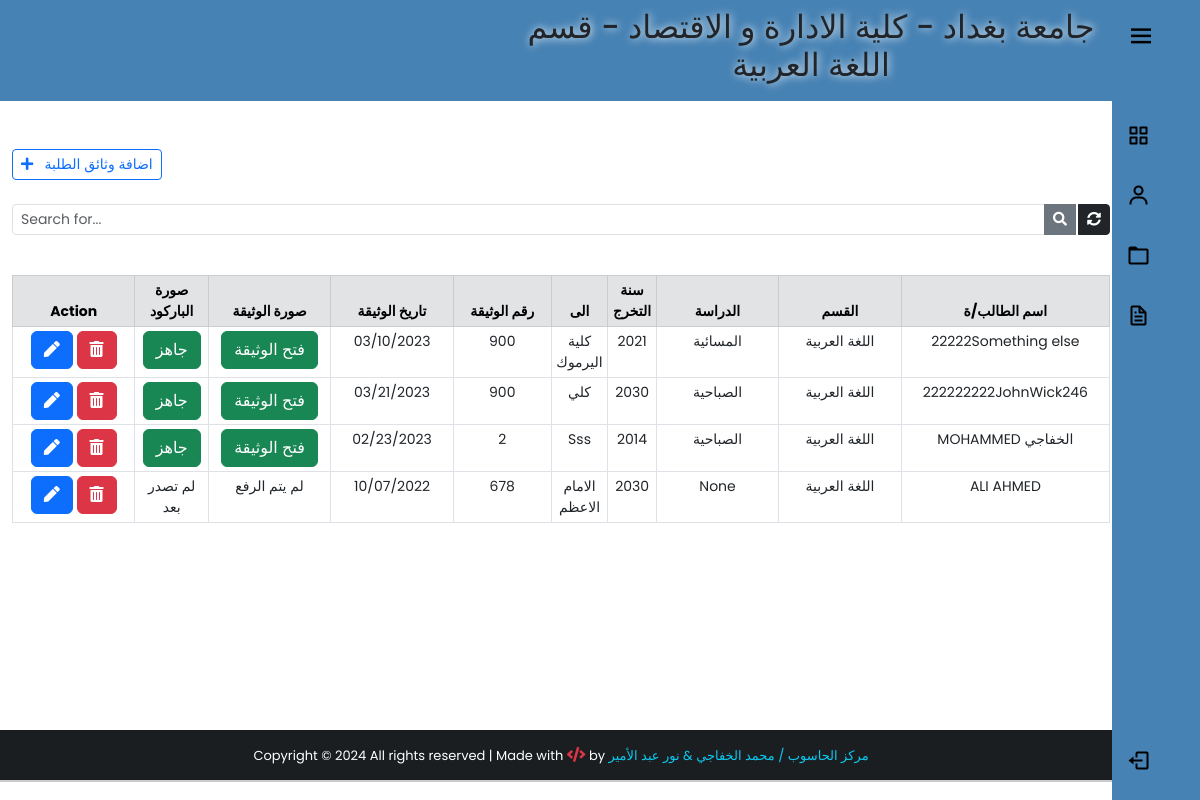
The page /backend/ (signed in) on the database as committed earlier.
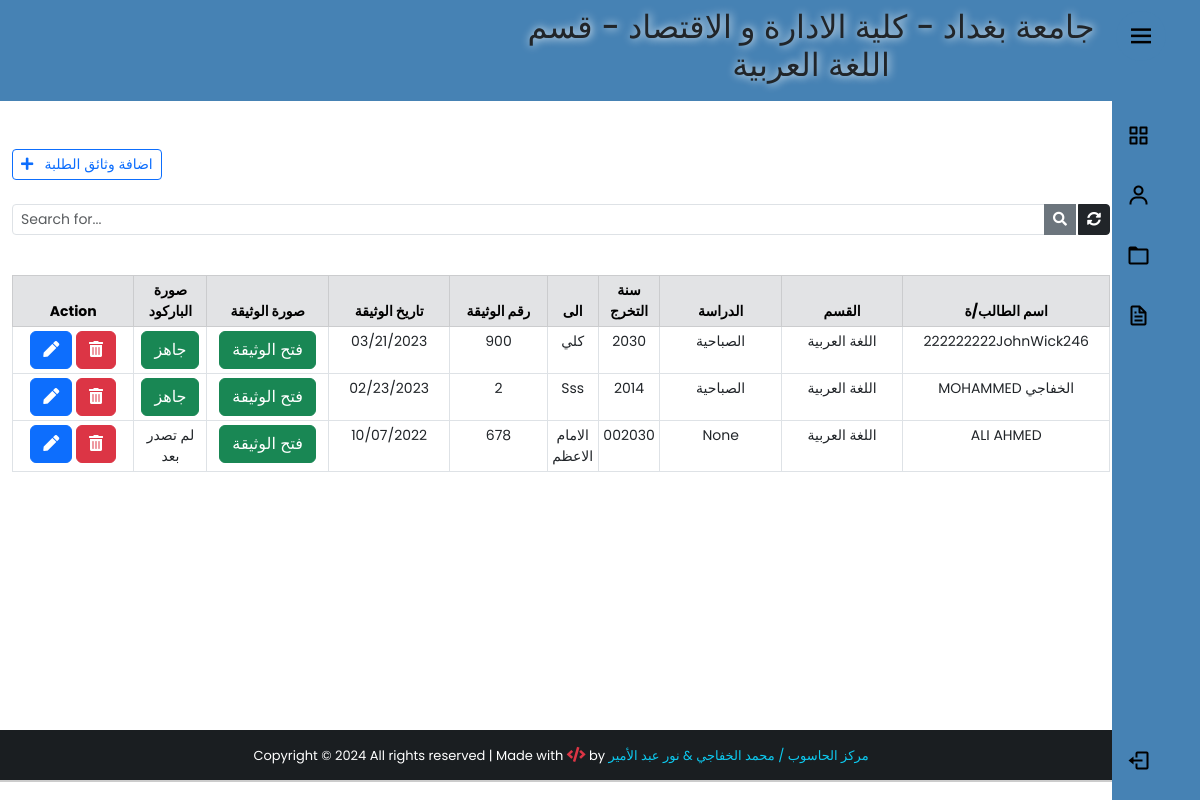
The same page on the database as committed later.
### app/models.py (models this page shows, shortened)
class UserProfile(models.Model):
    user = models.OneToOneField(User,on_delete=models.PROTECT,verbose_name="اسم المستخدم")
    Dname = models.ForeignKey(Department,on_delete=models.PROTECT,verbose_name="القسم")
    Cname = models.ForeignKey(City,on_delete=models.PROTECT,verbose_name="المحافظة")
    class Meta:
        verbose_name_plural = "بروفايل المستخدمين"

class Department(models.Model):
    Dname = models.CharField(max_length=100,verbose_name="القسم")
    def __str__(self):
        return self.Dname
    class Meta:
        verbose_name_plural = "الاقسام العلمية"

class StudentDocument(models.Model):
    study_list = (
        ("الصباحية", "الصباحية"),
        ("المسائية", "المسائية"),
    )
    user = models.CharField(max_length=100,verbose_name="اسم المستخدم")
    name = models.CharField(max_length=100,verbose_name="اسم الطالب/ة" )
    Dname = models.CharField(max_length=100,verbose_name="القسم")
    study = models.CharField(max_length=20,verbose_name="الدراسة", choices=study_list,null=True,blank=True)
    Cname = models.CharField(max_length=100,verbose_name="المحافظة")
    graduate_year = models.CharField(max_length=100,verbose_name="سنة التخرج")
    to = models.CharField(max_length=250 , verbose_name="الجهة المصدر اليها")
    Dnumber = models.CharField(max_length=20,verbose_name="رقم الوثيقة")
    Ddate = models.DateField(verbose_name="تاريخ الوثيقة",blank=True,null=True)
    note = models.TextField(blank=True,null=True)
    img_doc = models.FileField(upload_to='stdDoc/%y/',null=True,blank=True,verbose_name="صورة الوثيقة")
    img_qr = models.FileField(upload_to='stdDoc/%y/',null=True,blank=True,verbose_name="صورة الباركود")
    check_post = models.BooleanField(null=True,default=False)
    created_at = models.DateTimeField(auto_now_add=True)
    class Meta:
        verbose_name_plural = "جدول وثائق الطلبة"

### app/views.py (the view)
# urls.py: path('backend/', views.backend,name='backend'),
@cache_control(no_cache=True , must_revalidate=True,no_store=True)
@login_required(login_url='login')
def backend(request):
    if 'q' in request.GET:
        q = request.GET['q']
        user = request.user.userprofile
        all_student_list = StudentDocument.objects.filter(
            Q(name__icontains=q) | Q(graduate_year=q) | Q(
                to=q) | Q(Dnumber=q)
        ).order_by('-created_at')
        all_student_list=all_student_list.filter(Dname=user.Dname,Cname=user.Cname,user=user.user)
    else:
        user = request.user.userprofile
        all_student_list = StudentDocument.objects.all().filter(user=user.user,Dname=user.Dname,Cname=user.Cname).order_by('-created_at')
    paginator = Paginator(all_student_list, 10)
    page = request.GET.get('page')
    all_students = paginator.get_page(page)
    context = {
        'studentDoc': all_students,
        'user': user,
    }
    return render(request, 'backend.html', context)

### app/models.py (called while the page is built)
    def __str__(self):
        return self.Cname

### app/templates/backend.html (shortened to what this page needs)
{% extends 'base2.html' %}
{% block content %}
<div class="container" style="padding-top:0px;">
     <br><br>
     <div class="d-flex justify-content-between">
          <a href="{% url 'add_studentDoc' %}" class="btn btn-outline-primary btn-sm"> <i class="fas fa-plus"></i>&nbsp;&nbsp; اضافة وثائق الطلبة</a>
     </div>
     <form action="">
          <div class="input-group input-group-sm mb-3 mt-4">
               <input type="text" name="q" class="form-control" placeholder="Search for..." value="{{ request.GET.q }}">
               <button class="btn btn-secondary"><i class="fas fa-search"></i></button>
               <a href="{% url 'backend' %}" class="btn btn-dark" style="margin-left:2px;"><i class="fas fa-sync-alt"></i></a>
          </div>
     </form>
     <center>
          <table class="table table-bordered table-sm mt-4" style="text-align: center; font-size: 14px;">
               <thead class="table-secondary">
                  <div class="row">
                    <tr>
                         <th class="col-lg-2 col-sm-1" style="width:10%;" colspan="1">Action</th>
                          <th class="col-lg-2 col-sm-1" style="width:5%;">صورة الباركود</th>
                           <th class="col-lg-2 col-sm-1" style="width:10%;">صورة الوثيقة </th>
                         <th class="col-lg-2 col-sm-1" style="width:10%;">تاريخ الوثيقة</th>
                         <th class="col-lg-2 col-sm-1" style="width:8%;">رقم الوثيقة</th>
                         <th class="col-lg-2 col-sm-1" style="width:1%;">الى</th>
                         <th class="col-lg-2 col-sm-1" style="width:1%;">سنة التخرج</th>
                         <th class="col-lg-2 col-sm-1" style="width:10%;">الدراسة</th>
                         <th class="col-lg-2 col-sm-1" style="width:10%;">القسم</th>
                         <th class="col-lg-2 col-sm-1" style="width:17%;">اسم الطالب/ة</th>
                    </tr>
                    </div>
                    </thead>
               {% for std in studentDoc %}
                <tr>
                    <td id="responsive-border" >
                              <a href="/studentDoc/{{std.id}}" class="btn btn-primary " title="Edit patient">
                                   <i class="fas fa-pen"></i>
                              </a>
                         <a class="btn btn-secondary btn-danger"  title="Remove state" data-bs-toggle="modal" data-bs-target="#deleteModal{{std.pk}}">
                              <i class="fas fa-trash-alt"></i>
                    </a>
                   </td>
                         {% if std.img_qr %}
                      <td id="responsive-border">
                         <a href="{{std.img_qr.url}}" class="btn btn-success"  target="_blank" title="show img">
                              جاهز
                         </a>
                      </td>
                         {% else %}
                    <td id="responsive-border" data-label="تاريخ الوثيقة" >لم تصدر بعد</td>
                         {% endif %}
                     {% if std.img_doc %}
                   <td id="responsive-border">
                         <a href="{{std.img_doc.url}}" class="btn btn-success"  target="_blank" title="show img">
                              فتح الوثيقة
                         </a>
                      </td>
                           {% else %}
                    <td id="responsive-border" data-label="صورة الوثيقة" >لم  يتم الرفع</td>
                         {% endif %}
                    <td id="responsive-border" data-label="تاريخ الوثيقة" >{{std.Ddate | date:'m/d/Y' }}</td>
                    <td id="responsive-border"data-label="رقم الوثيقة">{{std.Dnumber}}  </td>
                    <td id="responsive-border"data-label=" الى">{{std.to}}</td>
                    <td id="responsive-border"data-label=" سنة التخرج ">{{std.graduate_year}}</td>
                     <td id="responsive-border"data-label="الدراسة ">{{std.study}}</td>
                    <td id="responsive-border" data-label="القسم">{{std.Dname}}</td>
                    <td style="text-align:cnter;" data-label="اسم الطالب/ة"id="top-table">{{std.name}}</td>
               </tr>
               {% endfor %}
                </table>
     </center>
    <br> <br>
     </div>
{% endblock content %}

### app/templates/base2.html (shortened to what this page needs)
{% load static %}
<!DOCTYPE html>
<html lang="en">
  <head>
    <link
      rel="stylesheet"
      href="https://cdn.jsdelivr.net/npm/bootstrap@5.3.0-alpha1/dist/css/bootstrap.min.css"
    />
    <link
      rel="stylesheet"
      href="https://use.fontawesome.com/releases/v5.15.4/css/all.css"
    />
    <link rel="stylesheet" href="{% static 'css/bootstrap.css' %}" />
    <link rel="stylesheet" href="{% static 'css/style.css' %}" />
  </head>
  <body style="overflow: scroll">
    {% include 'sidebar-dark.html' %}
    <div class="wrapper">
      <header id="hpage">
        <nav
          class="navbar navbar-expand-id navbar-dark"
          style="background-color: steelblue; text-align: center"
        >
          <h2 class="text-dark text-outline-primary font-effect-fire" style="
          margin-left:500px; text-shadow: #fff 1px 0 10px; font-family: "Sofia",
          sans-serif; font-size: 20px;"> جامعة بغداد - كلية الادارة و الاقتصاد -
          قسم {{user.Dname}}
        </nav>
      </header>
      {% block content %} {% endblock content %}
    </div>
    {% include 'footer.html' %}
  </body>
</html>

### app/templates/sidebar-dark.html (shortened to what this page needs)
  {% load static %}
  <link href='https://unpkg.com/boxicons@2.1.1/css/boxicons.min.css' rel='stylesheet'>
  <link rel="stylesheet" href="{% static 'css/sidebar-dark.css' %}">
<nav class="sidebar close">
        <header>
                <div class="image-text">
                </div>
                <i class='bx bx-menu toggle'></i>
        </header>
        <div class="menu-bar">
            <div class="menu" >
                <ul class="menu-links"style="padding: 0%;">
                    <li class="nav-link">
                        <a href="/backend/">
                            <i class='bx bx-grid-alt icon' style="font-size:24px" ></i>
                        </a>
                    </li>
                    <li class="nav-link">
                        <a href="/backendState/">
                            <i class='bx bx-user icon' style="font-size:24px"></i>
                        </a>
                    </li>
                    <li class="nav-link">
                            <a href="/notifications/">
                                <i class='bx bx-folder icon'style="font-size:24px"></i>
                            </a>
                    </li>
                    <li class="nav-link">
                        <a href="/backend-allstudents/">
                            <i class='bx bx-file icon' style="font-size:24px"></i>
                        </a>
                    </li>
                </ul>
            </div>
            <div class="bottom-content">
                <li class="">
                    <a href="#" id="btn-nav" data-bs-toggle="modal" data-bs-target="#exampleModal">
                        <i class='bx bx-log-out icon' class='bx bx-log-out' id="log_out" style="font-size:24px"></i>
                    </a>
                </li>
            </div>
        </div>
    </nav>
    <div class="home">

### app/templates/footer.html (shortened to what this page needs)
<footer
  class="bg-dark text-center text-lg-start"
  id="footer"
  style="color: #fff"
>
  <div class="text-center p-3" style="background-color: rgba(0, 0, 0, 0.2)">
    <span id="allrights">
      Copyright &copy; {% now "Y" %} All rights reserved | Made with
      <i class="text-danger fas fa-code" style="font-size: 15px"></i> by
    </span>
    <a href="#" target="_blank" style="color: #0dcaf0; text-decoration: none"
      >مركز الحاسوب / محمد الخفاجي & نور عبد الأمير
    </a>
  </div>
</footer>

### std_collage/static/css/style.css (style rules this page uses)
html , body { margin: 0; max-width: 100%; }
#btn-nav { width: 90px; float: right; margin-right: 25px; }
.wrapper { min-height:100%; margin-bottom: -70px; }
#footer, .push { height: 50px; font-size:13px; }
#allrights { display:inline; }

### std_collage/static/css/sidebar-dark.css (style rules this page uses)
* { margin: 0; padding: 0; box-sizing: border-box; font-family: 'Poppins', sans-serif; }
:root { --body-color: white; --sidebar-color: steelblue; --primary-color: white; --primary-color-light: #F6F5FF; --toggle-color: black; --text-color: black; --tran-03: all 0.2s ease; --tran-03: all 0.3s ease; --tran-04: all 0.3s ease; --tran-05: all 0.3s ease; }
.home span { display: none; }
body { min-height: 100vh; background-color: var(--body-color); transition: var(--tran-05); }
.sidebar { position: fixed; top: 0; right: 0; height: 100%; width: 250px; padding: 10px 14px; background: var(--sidebar-color); transition: var(--tran-05); z-index: 100; }
.sidebar.close { width: 88px; }
.sidebar li { height: 50px; list-style: none; display: flex; align-items: center; margin-top: 10px; }
.sidebar header .image, .sidebar .icon { min-width: 40px; border-radius: 6px; }
.sidebar .icon { min-width: 25px; border-radius: 6px; height: 100%; display: flex; align-items: center; justify-content: center; font-size: 20px; }
.sidebar .text, .sidebar .icon { color: var(--text-color); transition: var(--tran-03); }
.sidebar header { position: relative; }
.sidebar header .image-text { display: flex; align-items: center; }
.sidebar header .toggle { position: absolute; top: 50%; left: -10px; transform: translateY(-50%) rotate(180deg); height: 50px; width: 50px; background-color:steelblue; color: black; border-radius: 50%; display: flex; align-items: center; justify-content: center; font-size: 30px; cursor: pointer; transition: var(--tran-05); }
.sidebar.close .toggle { transform: translateY(-50%) rotate(0deg); }
.sidebar .menu { margin-top: 40px; margin-left: 0%; }
.sidebar li a { list-style: none; height: 100%; background-color: transparent; display: flex; align-items: center; height: 100%; width: 100%; border-radius: 6px; text-decoration: none; transition: var(--tran-03); }
.sidebar .menu-bar { height: calc(100% - 55px); display: flex; flex-direction: column; justify-content: space-between; overflow-y: scroll; }
.home { position: absolute; top: 0; top: 0; height: 100vh; width: calc(100% - 250px); background-color: var(--body-color); transition: var(--tran-05); }
.sidebar.close ~ .home { height: 100vh; width: calc(100% - 78px); }

Rows that differ between the two databases and show on the page:
removed StudentDocument: Ddate "03/10/2023", Dnumber "900", to "كلية اليرموك", graduate_year "2021", study "المسائية", Dname "اللغة العربية", name "22222Something else"
changed StudentDocument "الامام الاعظم": graduate_year "2030" → "002030"; img_doc "لم يتم الرفع" → "فتح الوثيقة"
